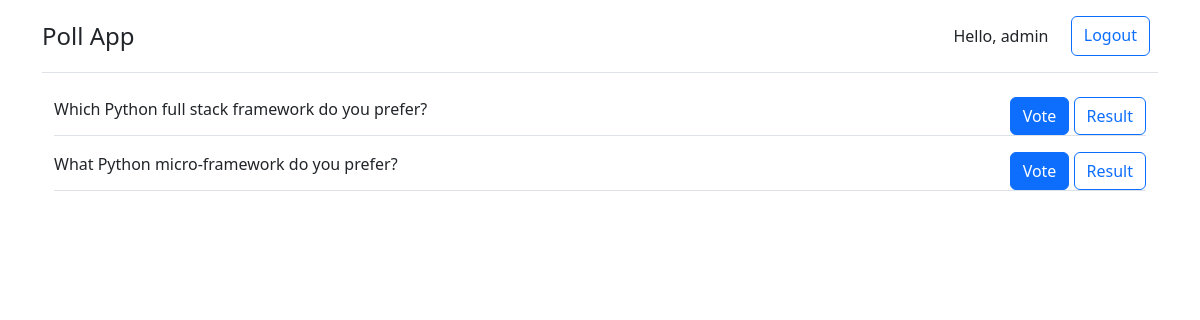
The app's page / (signed in) with its own data.
### poll/models.py (models this page shows, shortened)
class Question(models.Model):
    title = models.CharField(max_length=200)
    RADIO = 'radio'
    CHECKBOX = 'checkbox'
    INPUT_TYEP = [
        (RADIO, RADIO),
        (CHECKBOX, CHECKBOX),
    ]
    type = models.CharField(
        null=False,
        max_length=20,
        choices=INPUT_TYEP,
        default=RADIO
    )

### poll/views.py (the view)
# urls.py: path('', view=QusetionListView.as_view(), name="question-list"),
class QusetionListView(LoginRequiredMixin, ListView):
    model = Question
    template_name = 'poll/question_list.html'

### poll/templates/poll/question_list.html
{% extends 'poll/base.html' %}
{% block content %}
<div class="container">
    {% for question in object_list %}
    <div class=" mb-3 border-bottom d-flex justify-content-between">
        <div>{{question.title}}</div>
        <div>
            <a class="btn btn-primary" href="{% url 'question' question.pk %}">Vote</a>
            <a class="btn btn-outline-primary" href="{% url 'result' question.pk %}">Result</a>
        </div>
    </div>
    {% endfor %}
</div>
{% endblock content %}

### poll/templates/poll/base.html (shortened to what this page needs)
<!DOCTYPE html>
<html lang="en">
<head>
    <link href="https://cdn.jsdelivr.net/npm/bootstrap@5.2.0/dist/css/bootstrap.min.css" rel="stylesheet"
>
</head>
<body>
    <div class="container">
        <header class="d-flex flex-wrap justify-content-center py-3 mb-4 border-bottom">
            <a href="{% url 'question-list' %}"
                class="d-flex align-items-center mb-3 mb-md-0 me-md-auto text-dark text-decoration-none">
                <span class="fs-4">Poll App</span>
            </a>
            {% if request.user.is_authenticated %}
            <div class="navbar-text" style="margin: 0 2%">Hello, {{ request.user }}</div>
            <a class="btn btn-outline-primary me-2" href="{% url 'logout' %}">Logout</a>
            {% else %}
            <a class="btn btn-outline-primary me-2" href="{% url 'login' %}">Login</a>
            {% endif %}
        </header>
        {% block content %}
        {% endblock content %}
    </div>
</body>
</html>

### records on screen
Question: title "Which Python full stack framework do you prefer?"
Question: title "What Python micro-framework do you prefer?"

### other values on screen
{{ request.user }} "admin"
